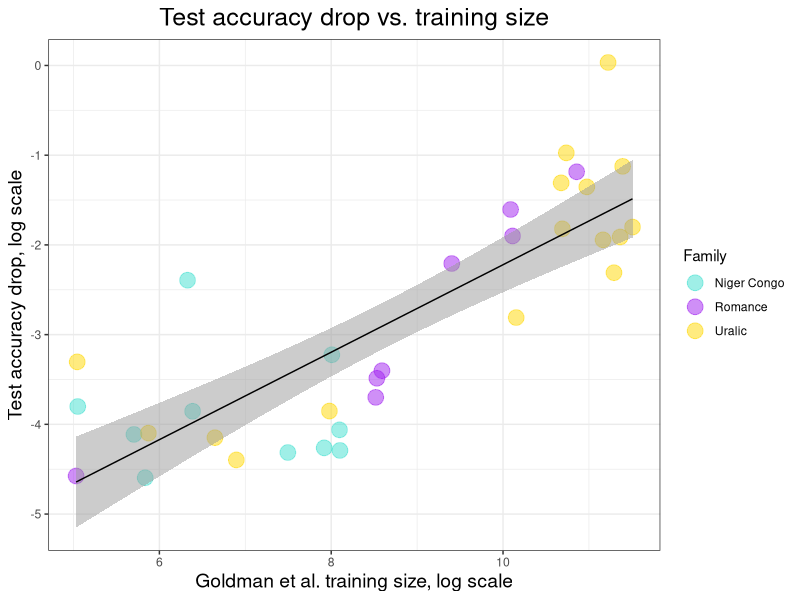
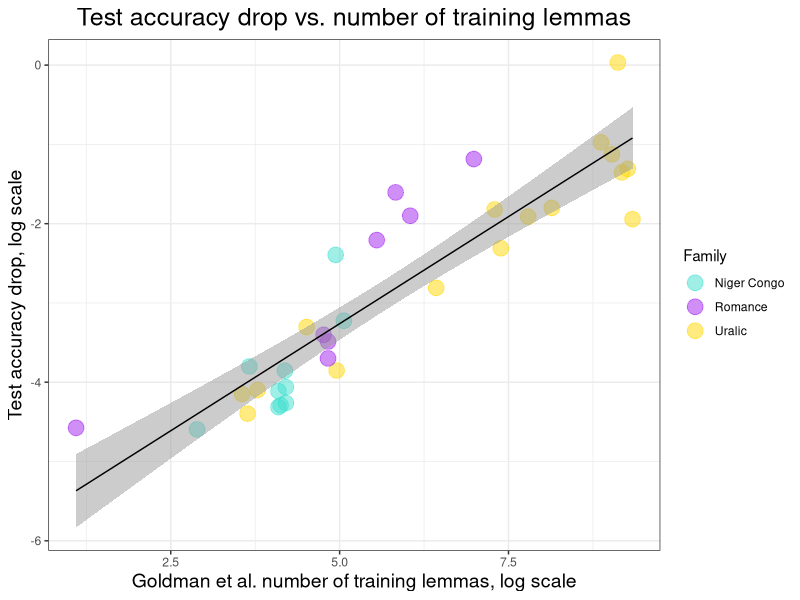
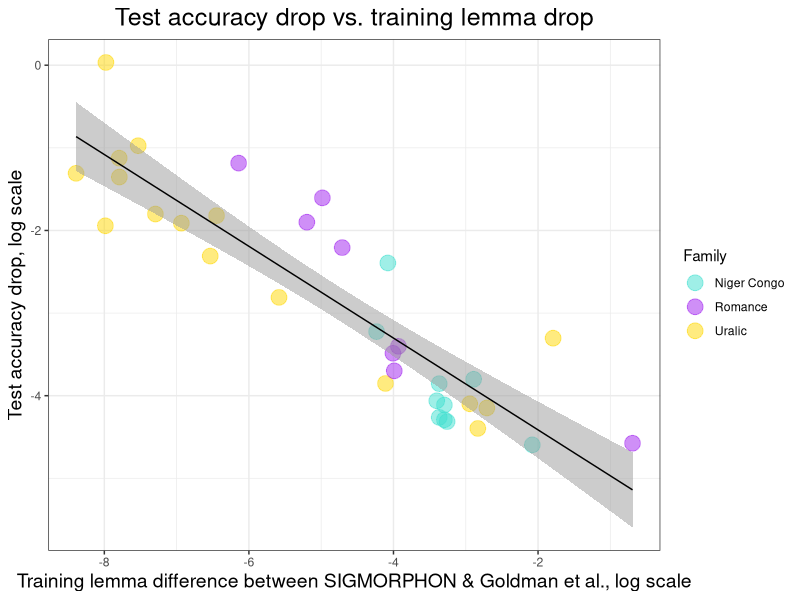
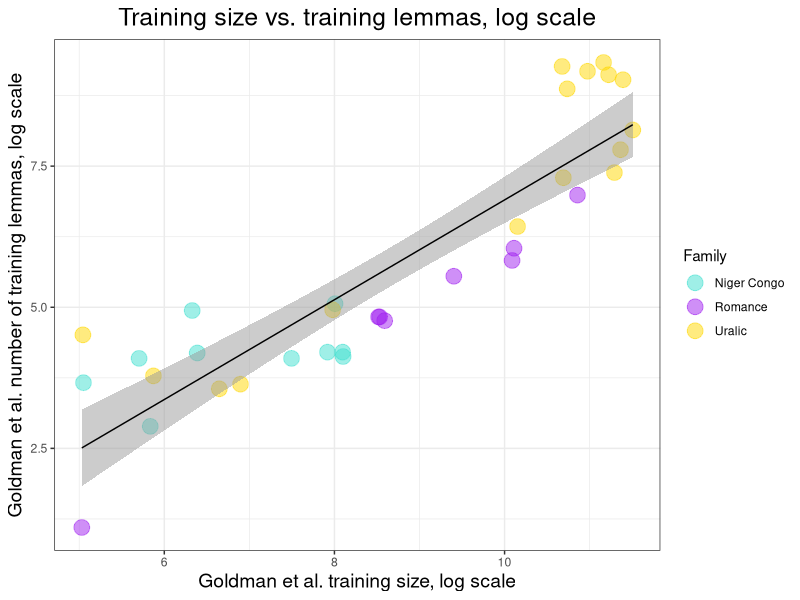
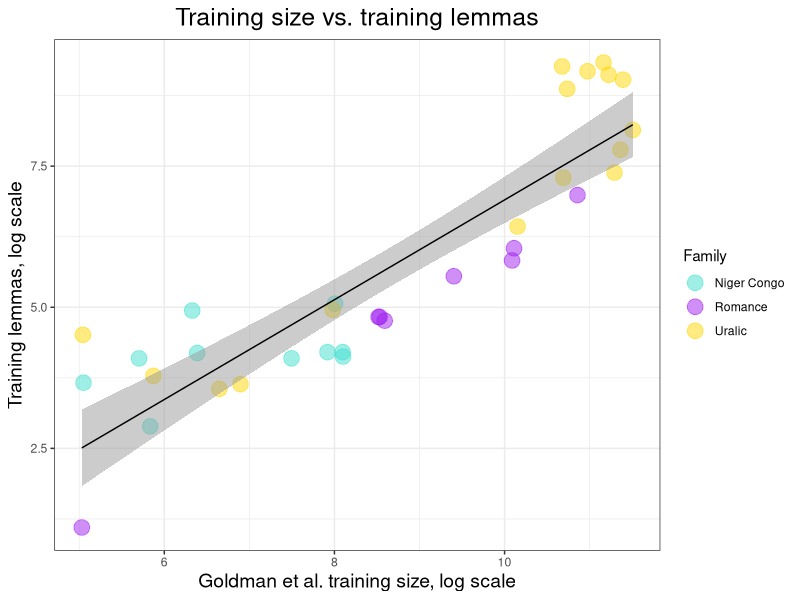
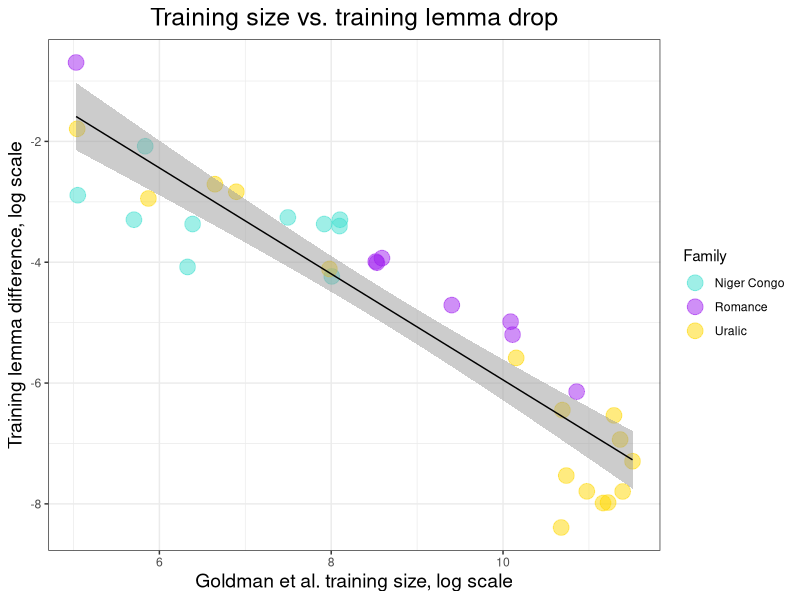
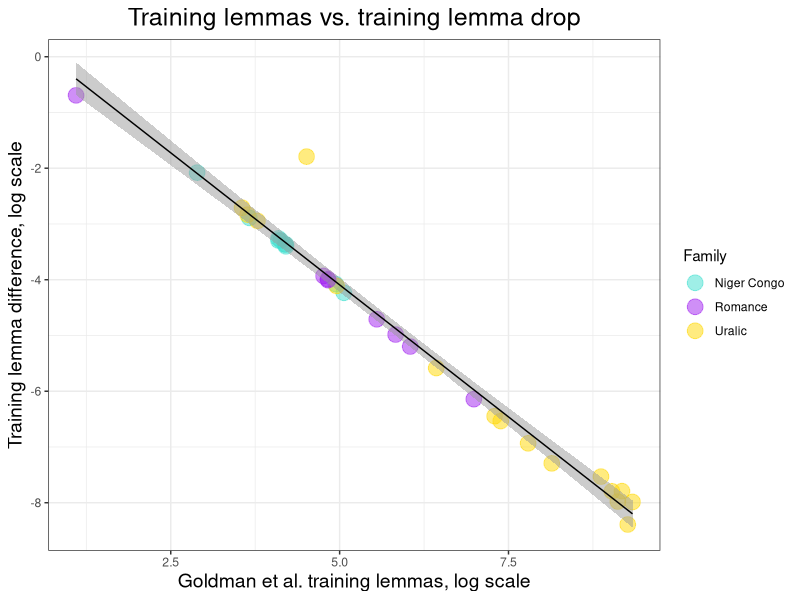
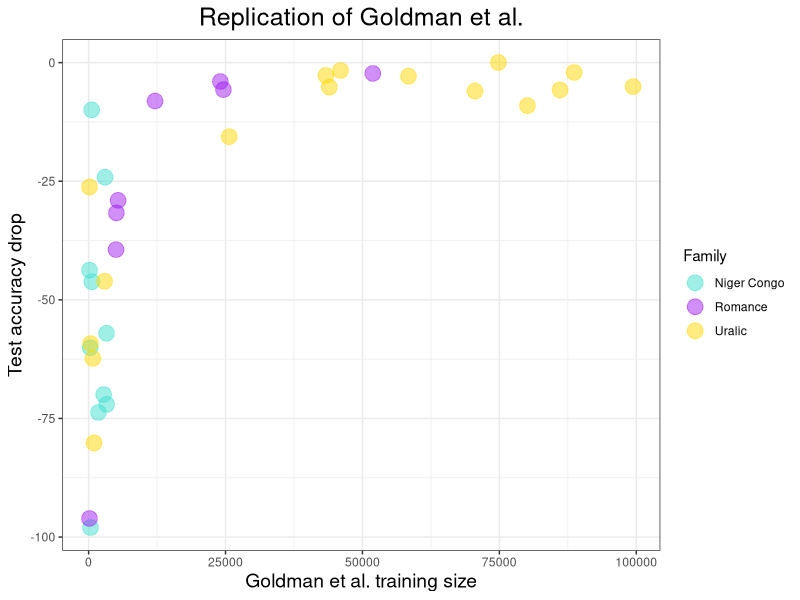

Recreate these plots in R, in order.
library(ggplot2)
library(tidyverse)
library(car)

##### Load in the data #####

df<-read.csv("replication/replication_complete.csv")
# Make the family column pretty 
df$Family = str_to_title(str_replace(df$Family, "_", " "))


# We're going to be making a lot of log-log plots, so lets make our lives easier:
df$log_test_acc_drop = -1*log((-1*df$test_acc_drop)+1)
df$log_train_lemma_diff = -1*log(-1*df$train_lemma_diff_raw)


##### Plotting all the strong relationships, on the log-log scale #####

# Training size vs. test accuracy drop, log-log scale
df %>% 
  ggplot(aes(log(Goldman_train_size), log_test_acc_drop)) + 
  geom_point(aes(colour = Family), size = 5, alpha = 0.5) + 
  scale_color_manual(values=c("turquoise", "purple", "gold")) + 
  theme_bw() + 
  xlab("Goldman et al. training size, log scale") + 
  ylab("Test accuracy drop, log scale") + 
  ggtitle("Test accuracy drop vs. training size") + 
  theme(plot.title = element_text(hjust=0.5, size=18), 
        axis.title.y = element_text(size=14),
        axis.title.x = element_text(size=14),
  )  + 
  stat_smooth(method="lm", color="black", size=0.5, alpha = 0.5)

# Training lemmas vs. test accuracy drop, log-log-scale 
df %>% 
  ggplot(aes(log(Goldman_train_lemmas), log_test_acc_drop)) + 
  geom_point(aes(colour = Family), size = 5, alpha = 0.5) + 
  scale_color_manual(values=c("turquoise", "purple", "gold")) + 
  theme_bw() + 
  xlab("Goldman et al. number of training lemmas, log scale") + 
  ylab("Test accuracy drop, log scale") + 
  ggtitle("Test accuracy drop vs. number of training lemmas") + 
  theme(plot.title = element_text(hjust=0.5, size=18), 
        axis.title.y = element_text(size=14),
        axis.title.x = element_text(size=14),
  )  + 
  stat_smooth(method="lm", color="black", size=0.5, alpha = 0.5)

# Training lemma difference vs. test accuracy drop, log-log scale
df %>% 
  ggplot(aes(-log(-1*train_lemma_diff_raw), log_test_acc_drop)) + 
  geom_point(aes(colour = Family), size = 5, alpha = 0.5) + 
  scale_color_manual(values=c("turquoise", "purple", "gold")) + 
  theme_bw() + 
  xlab("Training lemma difference between SIGMORPHON & Goldman et al., log scale") + 
  ylab("Test accuracy drop, log scale") + 
  ggtitle("Test accuracy drop vs. training lemma drop") +
  theme(plot.title = element_text(hjust=0.5, size=18), 
        axis.title.y = element_text(size=14),
        axis.title.x = element_text(size=14),
  )  + 
  stat_smooth(method="lm", color="black", size=0.5, alpha = 0.5)

# Training size vs. training lemmas, log-log plot
df %>% 
  ggplot(aes(log(Goldman_train_size), log(Goldman_train_lemmas))) + 
  geom_point(aes(colour = Family), size = 5, alpha = 0.5) + 
  scale_color_manual(values=c("turquoise", "purple", "gold")) + 
  theme_bw() + 
  xlab("Goldman et al. training size, log scale") + 
  ylab("Goldman et al. number of training lemmas, log scale") + 
  ggtitle("Training size vs. training lemmas, log scale") + 
  theme(plot.title = element_text(hjust=0.5, size=18), 
        axis.title.y = element_text(size=14),
        axis.title.x = element_text(size=14),
  )  + 
  stat_smooth(method="lm", color="black", size=0.5, alpha = 0.5)



##### Basic stats before the fancy ones #####

# Calculate the basic stats we'll use
correlations <- function(a, b){
  print(cor.test(a, b, method="pearson"))
  print(cor.test(a, b, method="spearman"))
  print(cor.test(a, b, method="kendall"))
}

# Training size
correlations(log(df$Goldman_train_size), df$log_test_acc_drop)

# Training lemmas
correlations(log(df$Goldman_train_lemmas), df$log_test_acc_drop)

# Training lemma drop
correlations(df$log_train_lemma_diff, df$log_test_acc_drop)


##### Co-linearity #####

# Training size vs. training lemmas, log-log
df %>%
  ggplot(aes(log(Goldman_train_size), log(Goldman_train_lemmas))) + 
  geom_point(aes(colour = Family), size = 5, alpha = 0.5) + 
  scale_color_manual(values=c("turquoise", "purple", "gold")) + 
  theme_bw() + 
  xlab("Goldman et al. training size, log scale") + 
  ylab("Training lemmas, log scale") + 
  ggtitle("Training size vs. training lemmas") + 
  theme(plot.title = element_text(hjust=0.5, size=18), 
        axis.title.y = element_text(size=14),
        axis.title.x = element_text(size=14),
  )  + 
  stat_smooth(method="lm", color="black", size=0.5, alpha = 0.5)

correlations(log(df$Goldman_train_size), log(df$Goldman_train_lemmas))

# Training size vs. difference in training lemmas, log-log
df %>%
  ggplot(aes(log(Goldman_train_size), log_train_lemma_diff)) + 
  geom_point(aes(colour = Family), size = 5, alpha = 0.5) + 
  scale_color_manual(values=c("turquoise", "purple", "gold")) + 
  theme_bw() + 
  xlab("Goldman et al. training size, log scale") + 
  ylab("Training lemma difference, log scale") + 
  ggtitle("Training size vs. training lemma drop") + 
  theme(plot.title = element_text(hjust=0.5, size=18), 
        axis.title.y = element_text(size=14),
        axis.title.x = element_text(size=14),
  )  + 
  stat_smooth(method="lm", color="black", size=0.5, alpha = 0.5)

correlations(log(df$Goldman_train_size), df$log_train_lemma_diff)

# Training lemmas vs. difference in training lemmas, log-log
df %>%
  ggplot(aes(log(Goldman_train_lemmas), log_train_lemma_diff)) + 
  geom_point(aes(colour = Family), size = 5, alpha = 0.5) + 
  scale_color_manual(values=c("turquoise", "purple", "gold")) + 
  theme_bw() + 
  xlab("Goldman et al. training lemmas, log scale") + 
  ylab("Training lemma difference, log scale") + 
  ggtitle("Training lemmas vs. training lemma drop") + 
  theme(plot.title = element_text(hjust=0.5, size=18), 
        axis.title.y = element_text(size=14),
        axis.title.x = element_text(size=14),
  )  + 
  stat_smooth(method="lm", color="black", size=0.5, alpha = 0.5)

correlations(log(df$Goldman_train_lemmas), df$log_train_lemma_diff)



##### Pirate Stats! #####

# Fit a linear model to just train size and look at the R^2 & AIC
train_size_lm = lm(log_test_acc_drop ~ log(Goldman_train_size), data = df)
summary(train_size_lm)
AIC(train_size_lm)

# Fit a linear model to just train lemmas and look at the R^2 and AIC
train_lemma_lm = lm(log_test_acc_drop ~ log(Goldman_train_lemmas), data = df)
summary(train_lemma_lm)
AIC(train_lemma_lm)

# Fit a linear model to just lemma drop and look at the R^2 and AIC
lemma_drop_lm = lm(log_test_acc_drop ~ log_train_lemma_diff, data = df)
summary(lemma_drop_lm)
AIC(lemma_drop_lm)

# Fit a linear model to lemmas + train size
lemmas_train_lm = lm(log_test_acc_drop ~ log(Goldman_train_size) + log(Goldman_train_lemmas), data = df)
summary(lemmas_train_lm)
AIC(lemmas_train_lm)
anova(train_lemma_lm, lemmas_train_lm)
vif(lemmas_train_lm)

# Fit a linear model to lemmas + lemma drop
lemmas_drop_lm = lm(log_test_acc_drop ~ log(Goldman_train_lemmas) + log_train_lemma_diff, data = df)
summary(lemmas_drop_lm)
AIC(lemmas_drop_lm)
anova(train_lemma_lm, lemmas_drop_lm)
vif(lemmas_drop_lm)



###### Basic Scatter Plots in case we still want them later ######

# Training size
df %>% 
  ggplot(aes(Goldman_train_size, test_acc_drop)) + 
  geom_point(aes(colour = Family), size = 5, alpha = 0.5) + 
  scale_color_manual(values=c("turquoise", "purple", "gold")) + 
  theme_bw() + 
  xlab("Goldman et al. training size") + 
  ylab("Test accuracy drop") + 
  ggtitle("Replication of Goldman et al.") + 
  theme(plot.title = element_text(hjust=0.5, size=18), 
        axis.title.y = element_text(size=14),
        axis.title.x = element_text(size=14),
        )

# Training lemmas
df %>% 
  ggplot(aes(Goldman_train_lemmas, test_acc_drop)) + 
  geom_point(aes(colour = Family), size = 5, alpha = 0.5) + 
  scale_color_manual(values=c("turquoise", "purple", "gold")) + 
  theme_bw() + 
  xlab("Goldman et al. training lemmas") + 
  ylab("Test accuracy drop") + 
  ggtitle("Test accuracy drop vs. training lemmas") + 
  theme(plot.title = element_text(hjust=0.5, size=18), 
        axis.title.y = element_text(size=14),
        axis.title.x = element_text(size=14),
  )

# Raw difference
df %>% 
  ggplot(aes(train_lemma_diff_raw, test_acc_drop)) + 
  geom_point(aes(colour = Family), size = 5, alpha = 0.5) + 
  scale_color_manual(values=c("turquoise", "purple", "gold")) + 
  theme_bw() + 
  xlab("Training lemma difference between SIGMORPHON & Goldman et al.") + 
  ylab("Test accuracy drop") + 
  ggtitle("Test accuracy drop vs. training lemma drop") + 
  theme(plot.title = element_text(hjust=0.5, size=18), 
        axis.title.y = element_text(size=14),
        axis.title.x = element_text(size=14),
  )

